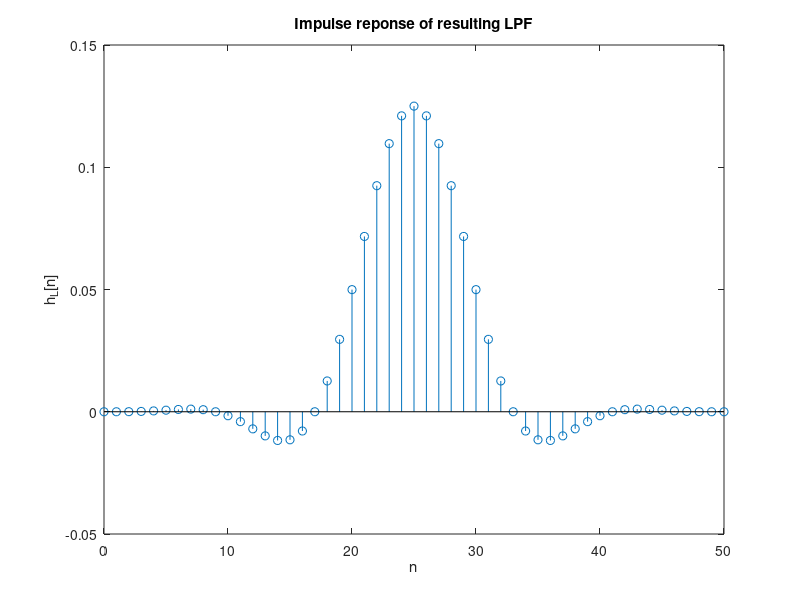
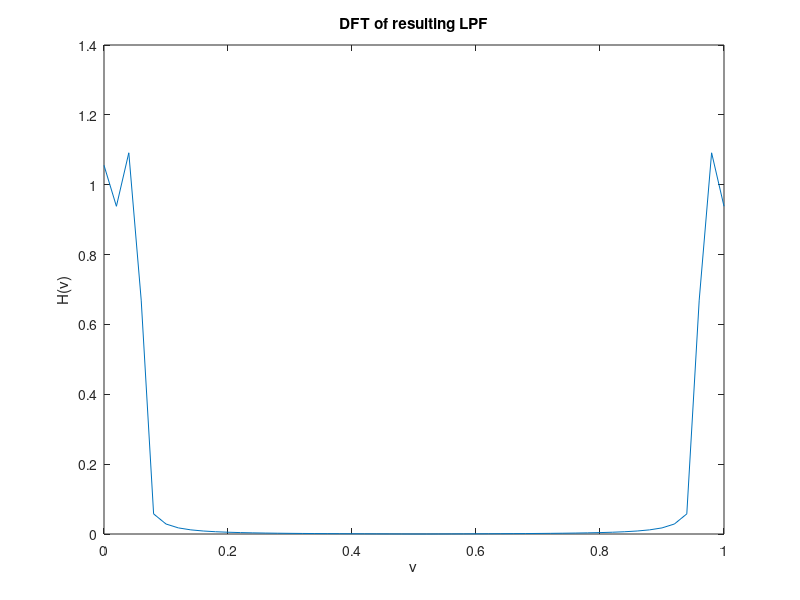
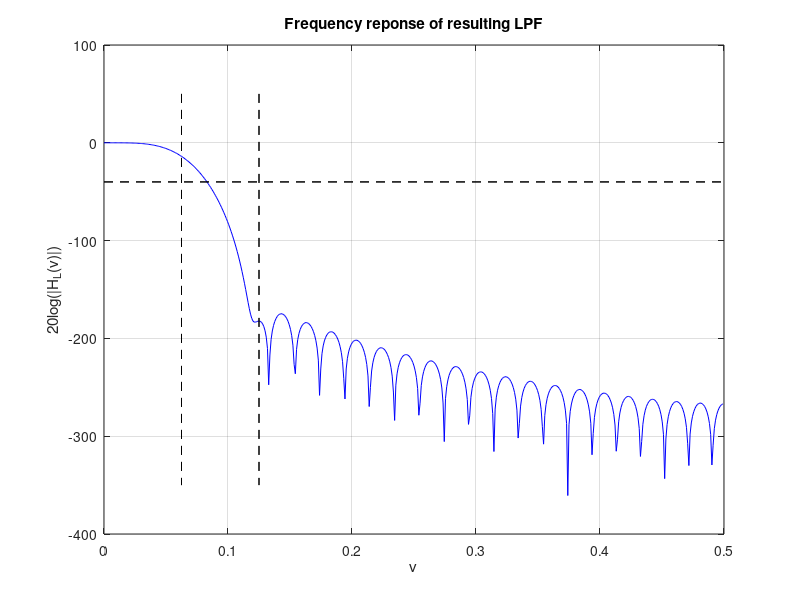

Reproduce these figures in MATLAB, in order.
M = 50;    % order of filter, we will have M+1 filter-taps
L = M/2;   % This is a delay to ensure casuality and linear phase for the ideal response
cutoff_freq = 1/16;

n = 0:M;
h_ideal = 2*cutoff_freq*sinc(2*cutoff_freq*(n-L));
w = window(@blackman,M+1)';    % We can try different windows here! (https://se.mathworks.com/help/signal/ref/window.html)
h_L = h_ideal.*w;
save('h_L.mat', 'h_L');    % For use in highPassEqualizer.m and quantizeLowPass.m

figure(1)
stem(n,h_L);
xlabel('n');
ylabel('h_L[n]');
title('Impulse reponse of resulting LPF');
%%
%This is either just unnessescary or maybe even wrong aswell...

H = fft(h_ideal);
v = 0:1/(length(H)-1):1;

figure(2)
plot(v,abs(H))
xlabel('v');
ylabel('H(v)');
title('DFT of resulting LPF');
%%

[H_L_freq,v_freq] = freqz(h_L);

figure(3);
plot(v_freq/(2*pi),20*log(abs(H_L_freq)),'b',ones(2)*(1/16),[50 -350], 'k--', ones(2)*(1/8),[50 -350], 'k--', [0, 0.5], ones(2)*-40, 'k--');
xlabel('v');
ylabel('20log(|H_L(v)|)');
title('Frequency reponse of resulting LPF');
grid;
%axis([0 0.5 -100 20]);

